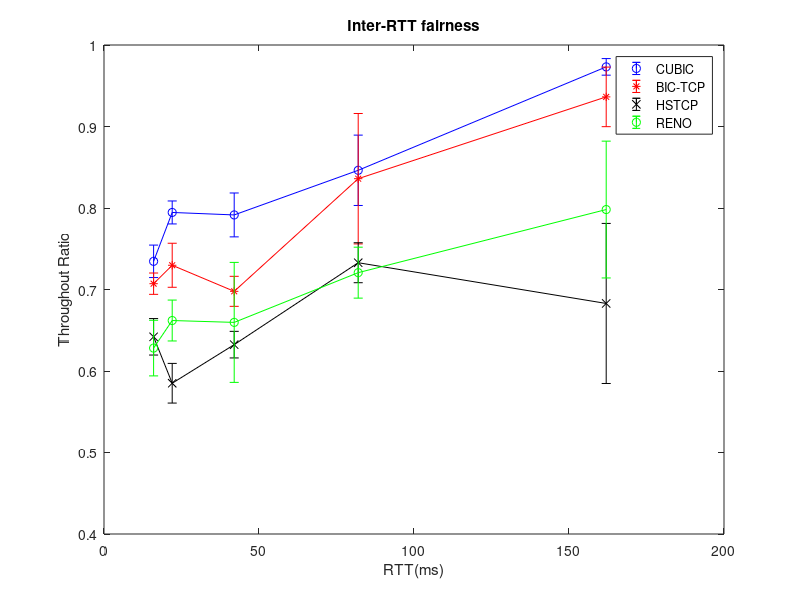
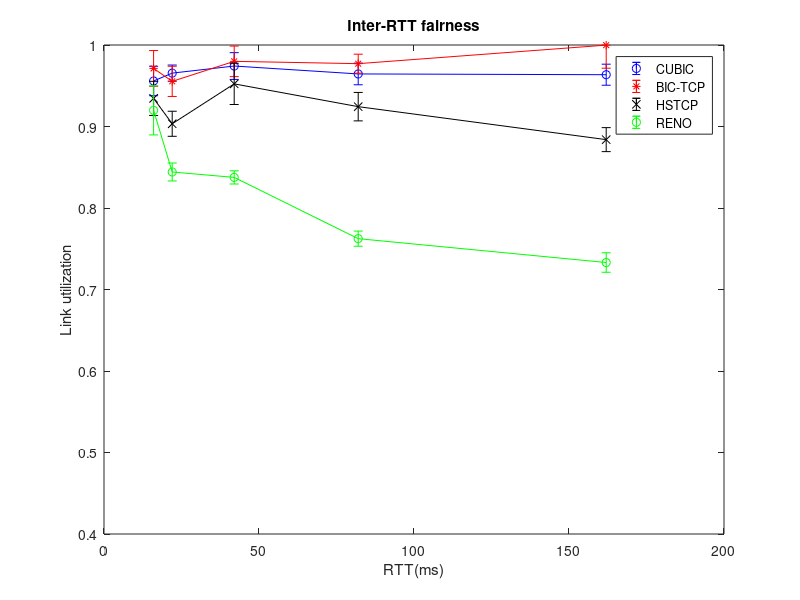

MATLAB code to generate these figures, in order:
clc;
close all;
num =5 % reprat 5 times for every experiment
bw = 400; % bottleneck bandwidth is 400Mbps
rtt = [16 22 42 82 162]; % RTT value
%For one high-speed flow, RTT fixes to 162ms, the other RTT 0f high-speed
%flow varies from 16ms to 162ms
% FOr CUBIC protocol, the bandwidth for two high-speed flows and background
% traffic, the unit of bandwidth is Mbps
cubic_hs1_16 = [136 130 135 142 138];% RTT is 162ms, the bandwidth of high-speed flow 1
cubic_hs2_16 = [187 182 187 186 185];% RTT is 16ms, the bandwidth of high-speed flow 2
cubic_bg1_16 = [41.5 40 42.3 42.2 44];% RTT is 16ms, the bandwidth of background flows
cubic_bg2_16 = [18.4 18.2 19.3 19.1 18.7]; % RTT is 16ms, the bandwidth of background flows

cubic_hs1_22 = [143 142 145 147 142]; %RTT is 42ms
cubic_hs2_22 = [182 180 178 183 182];
cubic_bg1_22 = [40.5 41 42.5 43 43.5];
cubic_bg2_22 = [19.1 19 19.5 19.6 19.3];

cubic_hs1_42 = [142 143 141 146 152 ];%RTT is 82ms
cubic_hs2_42 = [180 178 185 189 183];
cubic_bg1_42 = [43.2 44 41.9 42 43];
cubic_bg2_42 = [18.9 18.9 19 19.3 19.2];

cubic_hs1_82 = [144 145 148 152 155];% RTT is 162ms
cubic_hs2_82 = [175 177 178 182 168];
cubic_bg1_82 = [42.6 43 41.9 42 42.8];
cubic_bg2_82 = [18.7 18.9 18.4 18.5 18.2];

cubic_hs1_162 = [160 164 158 157 159];% RTT is 324ms
cubic_hs2_162 = [163 167 165 162 163];
cubic_bg1_162 = [40.1 43 45.2 46.7 40];
cubic_bg2_162 = [18.3 19.2 19.4 18.7 18.5];

cubic_ratio_16 = cubic_hs1_16 ./cubic_hs2_16; % Throughput ratio is the bandwidth ratio between two high-speed flows
cubic_used_16 = cubic_hs1_16 + cubic_hs2_16 + cubic_bg1_16 + cubic_bg2_16  %used bandwidth is the sum of all flows
cubic_util_16 = cubic_used_16 ./ bw; % link utilization is the ratio between used bandwidth and bottleneck bandwidth

cubic_ratio_22 = cubic_hs1_22 ./cubic_hs2_22;
cubic_used_22 = cubic_hs1_22 + cubic_hs2_22 + cubic_bg1_22 + cubic_bg2_22;
cubic_util_22 = cubic_used_22 ./ bw;

cubic_ratio_42 = cubic_hs1_42 ./cubic_hs2_42;
cubic_used_42 = cubic_hs1_42 + cubic_hs2_42 + cubic_bg1_42 + cubic_bg2_42;
cubic_util_42 = cubic_used_42 ./ bw;

cubic_ratio_82 = cubic_hs1_82 ./cubic_hs2_82;
cubic_used_82 = cubic_hs1_82 + cubic_hs2_82 + cubic_bg1_82 + cubic_bg2_82;
cubic_util_82 = cubic_used_82 ./ bw;

cubic_ratio_162 = cubic_hs1_162 ./cubic_hs2_162;
cubic_used_162 = cubic_hs1_162 + cubic_hs2_162 + cubic_bg1_162 + cubic_bg2_162;
cubic_util_162 = cubic_used_162 ./ bw;

mean_cubic_ratio = [mean(cubic_ratio_16), mean(cubic_ratio_22), mean(cubic_ratio_42), mean(cubic_ratio_82), mean(cubic_ratio_162)]; %mean of throughput ratio
std_cubic_ratio = [std(cubic_ratio_16), std(cubic_ratio_22), std(cubic_ratio_42), std(cubic_ratio_82), std(cubic_ratio_162)]
mean_cubic_util = [mean(cubic_util_16), mean(cubic_util_22), mean(cubic_util_42), mean(cubic_util_82), mean(cubic_util_162)];
std_cubic_util = [std(cubic_util_16), std(cubic_util_22), std(cubic_util_42), std(cubic_util_82), std(cubic_util_162)];

% BIC_TCP
bic_hs1_16 = [135 132 136 138 142];
bic_hs2_16 = [193 189 187 198 199];
bic_bg1_16 = [38.1 40 40.2 41 40.5];
bic_bg2_16 = [18.5 19 19.2 18.6 18.5];

bic_hs1_22 = [135 136 139 142 130];
bic_hs2_22 = [193 190 189 184 179];
bic_bg1_22 = [39.3 40 40.3 40.6 41];
bic_bg2_22 = [17.8 18.2 18.4 19.2 19];

bic_hs1_42 = [136 135 142 136 138];
bic_hs2_42 = [193 190 198 201 203];
bic_bg1_42 = [37.5 38.9 38.5 39.4 39.5];
bic_bg2_42 = [18.1 19.4 19.5 18.5 18.6];

bic_hs1_82 = [139 146 157 162 158];
bic_hs2_82 = [190 189 182 179 174];
bic_bg1_82 = [37.1 37.5 37.4 37.6 38];
bic_bg2_82 = [18.7 18.3 17.5 18 18.1];

bic_hs1_162 = [154 158 169 174 172];
bic_hs2_162 = [170 177 174 179 183];
bic_bg1_162 = [40.7 41 38.6 37.5 36.4];
bic_bg2_162 = [18.4 19.3 19.5 19.8 18.5];

bic_ratio_16 = bic_hs1_16 ./bic_hs2_16; % Throughput ratio is the bandwidth ratio between two high-speed flows
bic_used_16 = bic_hs1_16 + bic_hs2_16 + bic_bg1_16 + bic_bg2_16  %used bandwidth is the sum of all flows
bic_util_16 = bic_used_16 ./ bw; % link utilization is the ratio between used bandwidth and bottleneck bandwidth

bic_ratio_22 = bic_hs1_22 ./bic_hs2_22;
bic_used_22 = bic_hs1_22 + bic_hs2_22 + bic_bg1_22 + bic_bg2_22;
bic_util_22 = bic_used_22 ./ bw;

bic_ratio_42 = bic_hs1_42 ./bic_hs2_42;
bic_used_42 = bic_hs1_42 + bic_hs2_42 + bic_bg1_42 + bic_bg2_42;
bic_util_42 = bic_used_42 ./ bw;

bic_ratio_82 = bic_hs1_82 ./bic_hs2_82;
bic_used_82 = bic_hs1_82 + bic_hs2_82 + bic_bg1_82 + bic_bg2_82;
bic_util_82 = bic_used_82 ./ bw;

bic_ratio_162 = bic_hs1_162 ./bic_hs2_162;
bic_used_162 = bic_hs1_162 + bic_hs2_162 + bic_bg1_162 + bic_bg2_162;
bic_util_162 = bic_used_162 ./ bw;

mean_bic_ratio = [mean(bic_ratio_16), mean(bic_ratio_22), mean(bic_ratio_42), mean(bic_ratio_82), mean(bic_ratio_162)]; %mean of throughput ratio
std_bic_ratio = [std(bic_ratio_16), std(bic_ratio_22), std(bic_ratio_42), std(bic_ratio_82), std(bic_ratio_162)]
mean_bic_util = [mean(bic_util_16), mean(bic_util_22), mean(bic_util_42), mean(bic_util_82), mean(bic_util_162)];
std_bic_util = [std(bic_util_16), std(bic_util_22), std(bic_util_42), std(bic_util_82), std(bic_util_162)];

% HSTCP result
hstcp_hs1_16 = [122 123 117 113 110];
hstcp_hs2_16 = [184 184 186 179 178];
hstcp_bg1_16 = [53.4 55.5 57.5 57 56.5];
hstcp_bg2_16 = [19.7 18.5 18.7 18.2 18];

hstcp_hs1_22 = [108 104 108 105 108];
hstcp_hs2_22 = [187 189 182 179 175];
hstcp_bg1_22 = [54.8 53 52.7 51.8 54];
hstcp_bg2_22 = [19.4 19 19.4 19.2 18.4];

hstcp_hs1_42 = [121 120 123 128 115];
hstcp_hs2_42 = [185 190 195 201 189];
hstcp_bg1_42 = [47.3 48 49.3 49.8 48];
hstcp_bg2_42 = [20 19.5 18.3 17.5 19.9];

hstcp_hs1_82 = [125 128 137 129 128];
hstcp_hs2_82 = [171 181 178 174 179];
hstcp_bg1_82 = [45 44.5 44.3 42.9 44];
hstcp_bg2_82 = [19.7 19.8 19.5 19.6 19.4];

hstcp_hs1_162 = [127 122 118 103 105];
hstcp_hs2_162 = [154 169 172 175 177];
hstcp_bg1_162 = [49.1 49 49.4 49.6 48.5];
hstcp_bg2_162 = [20.5 20.5 19.8 19.8 19.6];

hstcp_ratio_16 = hstcp_hs1_16 ./hstcp_hs2_16; % Throughput ratio is the bandwidth ratio between two high-speed flows
hstcp_used_16 = hstcp_hs1_16 + hstcp_hs2_16 + hstcp_bg1_16 + hstcp_bg2_16;  %used bandwidth is the sum of all flows
hstcp_util_16 = hstcp_used_16 ./ bw; % link utilization is the ratio between used bandwidth and bottleneck bandwidth

hstcp_ratio_22 = hstcp_hs1_22 ./hstcp_hs2_22;
hstcp_used_22 = hstcp_hs1_22 + hstcp_hs2_22 + hstcp_bg1_22 + hstcp_bg2_22;
hstcp_util_22 = hstcp_used_22 ./ bw;

hstcp_ratio_42 = hstcp_hs1_42 ./hstcp_hs2_42;
hstcp_used_42 = hstcp_hs1_42 + hstcp_hs2_42 + hstcp_bg1_42 + hstcp_bg2_42;
hstcp_util_42 = hstcp_used_42 ./ bw;

hstcp_ratio_82 = hstcp_hs1_82 ./hstcp_hs2_82;
hstcp_used_82 = hstcp_hs1_82 + hstcp_hs2_82 + hstcp_bg1_82 + hstcp_bg2_82;
hstcp_util_82 = hstcp_used_82 ./ bw;

hstcp_ratio_162 = hstcp_hs1_162 ./hstcp_hs2_162;
hstcp_used_162 = hstcp_hs1_162 + hstcp_hs2_162 + hstcp_bg1_162 + hstcp_bg2_162;
hstcp_util_162 = hstcp_used_162 ./ bw;

mean_hstcp_ratio = [mean(hstcp_ratio_16), mean(hstcp_ratio_22), mean(hstcp_ratio_42), mean(hstcp_ratio_82), mean(hstcp_ratio_162)]; %mean of throughput ratio
std_hstcp_ratio = [std(hstcp_ratio_16), std(hstcp_ratio_22), std(hstcp_ratio_42), std(hstcp_ratio_82), std(hstcp_ratio_162)]
mean_hstcp_util = [mean(hstcp_util_16), mean(hstcp_util_22), mean(hstcp_util_42), mean(hstcp_util_82), mean(hstcp_util_162)];
std_hstcp_util = [std(hstcp_util_16), std(hstcp_util_22), std(hstcp_util_42), std(hstcp_util_82), std(hstcp_util_162)];

% Standard TCP protocol Reno
reno_hs1_16 = [112 113 115 129 109];
reno_hs2_16 = [176 182 190 189 183];
reno_bg1_16 = [48.6 48.9 48.5 49.3 49];
reno_bg2_16 = [19.9 19.8 19.4 19.2 19];

reno_hs1_22 = [103 105 109 112 107];
reno_hs2_22 = [165 159 158 165 163];
reno_bg1_22 = [50.3 50 49.4 48.9 49];
reno_bg2_22 = [18.7 19 19.2 18.9 19];

reno_hs1_42 = [109 108 98 100 116];
reno_hs2_42 = [158 165 166 168 151 ];
reno_bg1_42 = [49.5 48.1 48.3 49 48.2];
reno_bg2_42 = [19.2 18.5 18.5 18.5 18.3];

reno_hs1_82 = [98 95 103 104 100];
reno_hs2_82 = [138 139 138 137 142];
reno_bg1_82 = [46.3 45.4 45.9 46 46.2];
reno_bg2_82 = [20.3 20.2 20 20.3 20.2];

reno_hs1_162 = [95.1 95 96 109 107];
reno_hs2_162 = [132 128 127 119 125];
reno_bg1_162 = [48.4 45.2 46.3 47.5 48];
reno_bg2_162 = [19.7 19.8 19.5 19.3 19.4];

reno_ratio_16 = reno_hs1_16 ./reno_hs2_16; % Throughput ratio is the bandwidth ratio between two high-speed flows
reno_used_16 = reno_hs1_16 + reno_hs2_16 + reno_bg1_16 + reno_bg2_16  %used bandwidth is the sum of all flows
reno_util_16 = reno_used_16 ./ bw; % link utilization is the ratio between used bandwidth and bottleneck bandwidth

reno_ratio_22 = reno_hs1_22 ./reno_hs2_22;
reno_used_22 = reno_hs1_22 + reno_hs2_22 + reno_bg1_22 + reno_bg2_22;
reno_util_22 = reno_used_22 ./ bw;

reno_ratio_42 = reno_hs1_42 ./reno_hs2_42;
reno_used_42 = reno_hs1_42 + reno_hs2_42 + reno_bg1_42 + reno_bg2_42;
reno_util_42 = reno_used_42 ./ bw;

reno_ratio_82 = reno_hs1_82 ./reno_hs2_82;
reno_used_82 = reno_hs1_82 + reno_hs2_82 + reno_bg1_82 + reno_bg2_82;
reno_util_82 = reno_used_82 ./ bw;

reno_ratio_162 = reno_hs1_162 ./reno_hs2_162;
reno_used_162 = reno_hs1_162 + reno_hs2_162 + reno_bg1_162 + reno_bg2_162;
reno_util_162 = reno_used_162 ./ bw;

mean_reno_ratio = [mean(reno_ratio_16), mean(reno_ratio_22), mean(reno_ratio_42), mean(reno_ratio_82), mean(reno_ratio_162)]; %mean of throughput ratio
std_reno_ratio = [std(reno_ratio_16), std(reno_ratio_22), std(reno_ratio_42), std(reno_ratio_82), std(reno_ratio_162)]
mean_reno_util = [mean(reno_util_16), mean(reno_util_22), mean(reno_util_42), mean(reno_util_82), mean(reno_util_162)];
std_reno_util = [std(reno_util_16), std(reno_util_22), std(reno_util_42), std(reno_util_82), std(reno_util_162)];

% plot 
figure(1);clf;
errorbar(rtt, mean_cubic_ratio, std_cubic_ratio, '-ob');
hold on;
errorbar(rtt, mean_bic_ratio, std_bic_ratio, '-*r');
hold on;
errorbar(rtt, mean_hstcp_ratio, std_hstcp_ratio, '-xk');
hold on;
errorbar(rtt, mean_reno_ratio, std_reno_ratio, '-og');
hold on;
ylim([0.4 1]);
xlabel('RTT(ms)');
ylabel('Throughout Ratio');
legend('CUBIC','BIC-TCP','HSTCP','RENO');
title('Inter-RTT fairness');

figure(2);clf;
errorbar(rtt, mean_cubic_util, std_cubic_util, '-ob');
hold on;
errorbar(rtt, mean_bic_util, std_bic_util, '-*r');
hold on;
errorbar(rtt, mean_hstcp_util, std_hstcp_util, '-xk');
hold on;
errorbar(rtt, mean_reno_util, std_reno_util, '-og');
hold on;
xlabel('RTT(ms)');
ylabel('Link utilization');
title('Inter-RTT fairness');
ylim([0.4 1]);
legend('CUBIC','BIC-TCP','HSTCP','RENO');